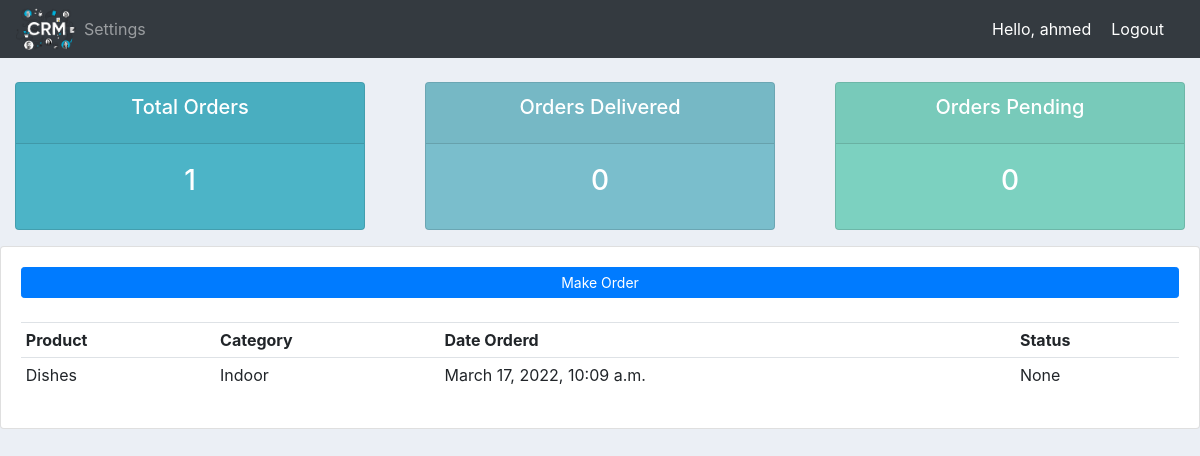
Page /user/ (signed in) on the earlier database version.
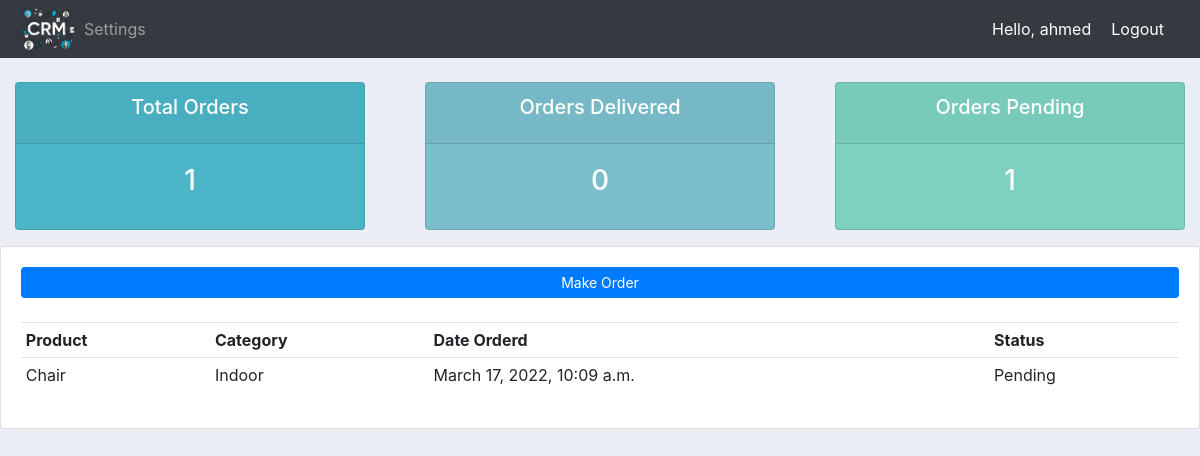
Same page on the later database version.
### accounts/models.py (models this page shows, shortened)
class Order(models.Model):
    STATUS = (
        ('Pending','Pending'),
        ('Out for delivery','Out for delivery'),
        ('Delivered','Delivered'),
    )
    customer = models.ForeignKey(Customer, null=True, on_delete=models.SET_NULL) #One to many rel.
    product = models.ForeignKey(Product, null=True, on_delete=models.SET_NULL)
    date_created = models.DateTimeField(auto_now_add=True, null=True)
    status = models.CharField(max_length=200, null=True, choices=STATUS)

class Product(models.Model):
    CATEGORY = (
        ('Indoor','Indoor'),
        ('Outdoor','Outdoor'),
    )
    name =  models.CharField(max_length=200, null=True)
    price =  models.FloatField(null=True)
    category =  models.CharField(max_length=200, null=True, choices=CATEGORY)
    description =  models.CharField(max_length=200, null=True, blank=True) #blank means can make it blank.
    date_created = models.DateTimeField(auto_now_add=True, null=True)
    tags = models.ManyToManyField(Tag) #Many to many rel.
    def __str__(self):
        return self.name

### accounts/decorators.py (the view)
        def wrapper_func(request, *args, **kwargs):
            group = None
            if request.user.groups.exists():
                group = request.user.groups.all()[0].name
            if group in allowed_roles:
                return view_func(request, *args, **kwargs)
            else:
                return HttpResponse('You are not authorized to view this page.')

### accounts/views.py (called while the page is built)
@login_required(login_url='login')
@allowed_users(allowed_roles=['customer'])
def userPage(request):
    orders = request.user.customer.order_set.all()
    totalOrders = orders.count()
    delivered = orders.filter(status='Delivered').count()
    pending = orders.filter(status='Pending').count()
    context = {'orders':orders, 'totalOrders':totalOrders,
    'delivered':delivered, 'pending':pending}
    return render(request, 'accounts/user.html', context)

### accounts/templates/accounts/user.html
{% extends 'accounts/main.html' %}
{% block content %}
{% include 'accounts/status.html' %}
<div class="row">
	<div class="col-md">
		<div class="card card-body">
			<a class="btn btn-primary  btn-sm btn-block" href="{% url 'make_order' %}">Make Order</a>
			<br>
			<table class="table table-sm">
				<tr>
					<th>Product</th>
					<th>Category</th>
					<th>Date Orderd</th>
					<th>Status</th>
				</tr>
				{% for order in orders %}
				<tr>
					<td>{{order.product}}</td>
					<td>{{order.product.category}}</td>
					<td>{{order.date_created}}</td>
					<td>{{order.status}}</td>
				</tr>
				{% endfor %}
			</table>
		</div>
	</div>
</div>
{% endblock %}

Differences in the rows shown:
changed Order "Indoor": product "Dishes" → "Chair"; status "None" → "Pending"
Other differences:
{{ pending }}: "0" → "1"
